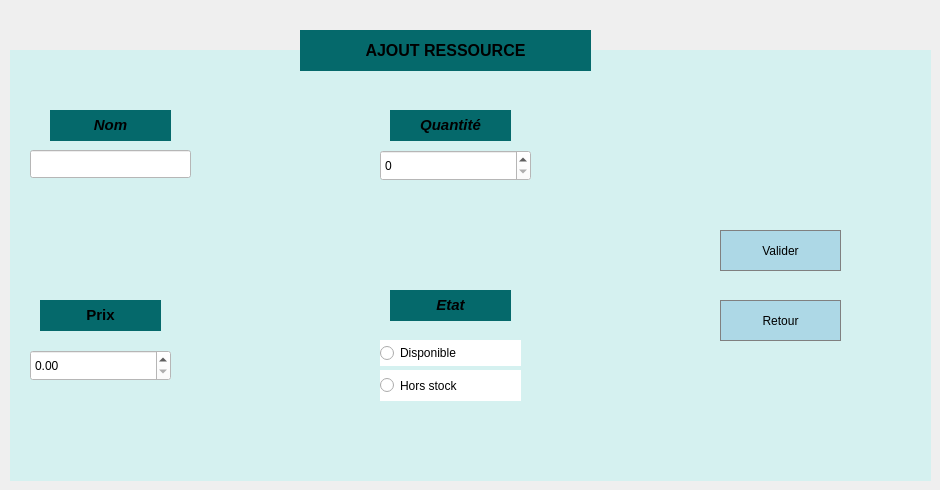
    <widget class="QWidget" name="tab_2">
     <attribute name="title">
      <string>Ajouter ressource</string>
     </attribute>
     <widget class="QRadioButton" name="hstock">
      <property name="geometry">
       <rect>
        <x>380</x>
        <y>370</y>
        <width>141</width>
        <height>31</height>
       </rect>
      </property>
      <property name="styleSheet">
       <string notr="true">background-color: white;
color : black
</string>
      </property>
      <property name="text">
       <string>Hors stock</string>
      </property>
     </widget>
     <widget class="QLabel" name="label_4">
      <property name="geometry">
       <rect>
        <x>10</x>
        <y>50</y>
        <width>921</width>
        <height>431</height>
       </rect>
      </property>
      <property name="styleSheet">
       <string notr="true">background-color: rgb(213, 241, 240);</string>
      </property>
      <property name="text">
       <string/>
      </property>
     </widget>
     <widget class="QRadioButton" name="dispo">
      <property name="geometry">
       <rect>
        <x>380</x>
        <y>340</y>
        <width>141</width>
        <height>26</height>
       </rect>
      </property>
      <property name="styleSheet">
       <string notr="true">background-color: white;
color : black;
</string>
      </property>
      <property name="text">
       <string>Disponible</string>
      </property>
     </widget>
     <widget class="QLabel" name="label_5">
      <property name="geometry">
       <rect>
        <x>300</x>
        <y>30</y>
        <width>291</width>
        <height>41</height>
       </rect>
      </property>
      <property name="styleSheet">
       <string notr="true">background-color: rgb(5, 105, 107);</string>
      </property>
      <property name="text">
       <string>&lt;html&gt;&lt;head/&gt;&lt;body&gt;&lt;p align=&quot;center&quot;&gt;&lt;span style=&quot; font-size:12pt; font-weight:700;&quot;&gt;AJOUT RESSOURCE&lt;/span&gt;&lt;/p&gt;&lt;/body&gt;&lt;/html&gt;</string>
      </property>
     </widget>
     <widget class="QLabel" name="label_21">
      <property name="geometry">
       <rect>
        <x>50</x>
        <y>110</y>
        <width>121</width>
        <height>31</height>
       </rect>
      </property>
      <property name="font">
       <font>
        <kerning>true</kerning>
       </font>
      </property>
      <property name="styleSheet">
       <string notr="true">background-color: rgb(5, 105, 107);</string>
      </property>
      <property name="text">
       <string>&lt;html&gt;&lt;head/&gt;&lt;body&gt;&lt;p align=&quot;center&quot;&gt;&lt;span style=&quot; font-size:11pt; font-weight:700; font-style:italic;&quot;&gt;Nom&lt;/span&gt;&lt;/p&gt;&lt;/body&gt;&lt;/html&gt;</string>
      </property>
     </widget>
     <widget class="QLabel" name="label_13">
      <property name="geometry">
       <rect>
        <x>390</x>
        <y>110</y>
        <width>121</width>
        <height>31</height>
       </rect>
      </property>
      <property name="font">
       <font>
        <kerning>true</kerning>
       </font>
      </property>
      <property name="styleSheet">
       <string notr="true">background-color: rgb(5, 105, 107);</string>
      </property>
      <property name="text">
       <string>&lt;html&gt;&lt;head/&gt;&lt;body&gt;&lt;p align=&quot;center&quot;&gt;&lt;span style=&quot; font-size:11pt; font-weight:700; font-style:italic;&quot;&gt;Quantité&lt;/span&gt;&lt;/p&gt;&lt;/body&gt;&lt;/html&gt;</string>
      </property>
     </widget>
     <widget class="QLineEdit" name="nom">
      <property name="geometry">
       <rect>
        <x>30</x>
        <y>150</y>
        <width>161</width>
        <height>28</height>
       </rect>
      </property>
      <property name="styleSheet">
       <string notr="true">background-color: rgb(255, 255, 255);
color:rgb(0, 0, 0)</string>
      </property>
     </widget>
     <widget class="QLabel" name="label_22">
      <property name="geometry">
       <rect>
        <x>40</x>
        <y>300</y>
        <width>121</width>
        <height>31</height>
       </rect>
      </property>
      <property name="font">
       <font>
        <kerning>true</kerning>
       </font>
      </property>
      <property name="styleSheet">
       <string notr="true">background-color: rgb(5, 105, 107);</string>
      </property>
      <property name="text">
       <string>&lt;html&gt;&lt;head/&gt;&lt;body&gt;&lt;p align=&quot;center&quot;&gt;&lt;span style=&quot; font-size:11pt; font-weight:700;&quot;&gt;Prix&lt;/span&gt;&lt;/p&gt;&lt;/body&gt;&lt;/html&gt;</string>
      </property>
     </widget>
     <widget class="QLabel" name="label_23">
      <property name="geometry">
       <rect>
        <x>390</x>
        <y>290</y>
        <width>121</width>
        <height>31</height>
       </rect>
      </property>
      <property name="font">
       <font>
        <kerning>true</kerning>
       </font>
      </property>
      <property name="styleSheet">
       <string notr="true">background-color: rgb(5, 105, 107);</string>
      </property>
      <property name="text">
       <string>&lt;html&gt;&lt;head/&gt;&lt;body&gt;&lt;p align=&quot;center&quot;&gt;&lt;span style=&quot; font-size:11pt; font-weight:700; font-style:italic;&quot;&gt;Etat&lt;/span&gt;&lt;/p&gt;&lt;/body&gt;&lt;/html&gt;</string>
      </property>
     </widget>
     <widget class="QPushButton" name="valider_ajout">
      <property name="geometry">
       <rect>
        <x>720</x>
        <y>230</y>
        <width>121</width>
        <height>41</height>
       </rect>
      </property>
      <property name="styleSheet">
       <string notr="true">QPushButton {
    background-color: lightblue; /* Couleur de fond par défaut */
    color: black; /* Couleur du texte par défaut */
    border: 1px solid gray; /* Bordure par défaut */
    padding: 5px; /* Marge interne par défaut */
}

QPushButton:hover {
    background-color: rgb(5, 105, 107); /* Couleur de fond lorsque la souris est dessus */
    color: white; /* Couleur du texte lorsque la souris est dessus */
}</string>
      </property>
      <property name="text">
       <string>Valider</string>
      </property>
     </widget>
     <widget class="QPushButton" name="retour_ajout">
      <property name="geometry">
       <rect>
        <x>720</x>
        <y>300</y>
        <width>121</width>
        <height>41</height>
       </rect>
      </property>
      <property name="styleSheet">
       <string notr="true">QPushButton {
    background-color: lightblue; /* Couleur de fond par défaut */
    color: black; /* Couleur du texte par défaut */
    border: 1px solid gray; /* Bordure par défaut */
    padding: 5px; /* Marge interne par défaut */
}

QPushButton:hover {
    background-color: rgb(5, 105, 107); /* Couleur de fond lorsque la souris est dessus */
    color: white; /* Couleur du texte lorsque la souris est dessus */
}</string>
      </property>
      <property name="text">
       <string>Retour</string>
      </property>
     </widget>
     <widget class="QSpinBox" name="qteSpinBox">
      <property name="geometry">
       <rect>
        <x>380</x>
        <y>150</y>
        <width>151</width>
        <height>31</height>
       </rect>
      </property>
      <property name="sizePolicy">
       <sizepolicy hsizetype="Expanding" vsizetype="Fixed">
        <horstretch>0</horstretch>
        <verstretch>0</verstretch>
       </sizepolicy>
      </property>
      <property name="styleSheet">
       <string notr="true">background-color: rgb(255, 255, 255);
color:rgb(0, 0, 0)</string>
      </property>
     </widget>
     <widget class="QDoubleSpinBox" name="PrixSpinbox">
      <property name="geometry">
       <rect>
        <x>30</x>
        <y>350</y>
        <width>141</width>
        <height>31</height>
       </rect>
      </property>
      <property name="styleSheet">
       <string notr="true">background-color: rgb(255, 255, 255);
color:rgb(0, 0, 0)</string>
      </property>
     </widget>
     <zorder>label_4</zorder>
     <zorder>hstock</zorder>
     <zorder>dispo</zorder>
     <zorder>label_5</zorder>
     <zorder>label_21</zorder>
     <zorder>label_13</zorder>
     <zorder>nom</zorder>
     <zorder>label_22</zorder>
     <zorder>label_23</zorder>
     <zorder>valider_ajout</zorder>
     <zorder>retour_ajout</zorder>
     <zorder>qteSpinBox</zorder>
     <zorder>PrixSpinbox</zorder>
    </widget>
